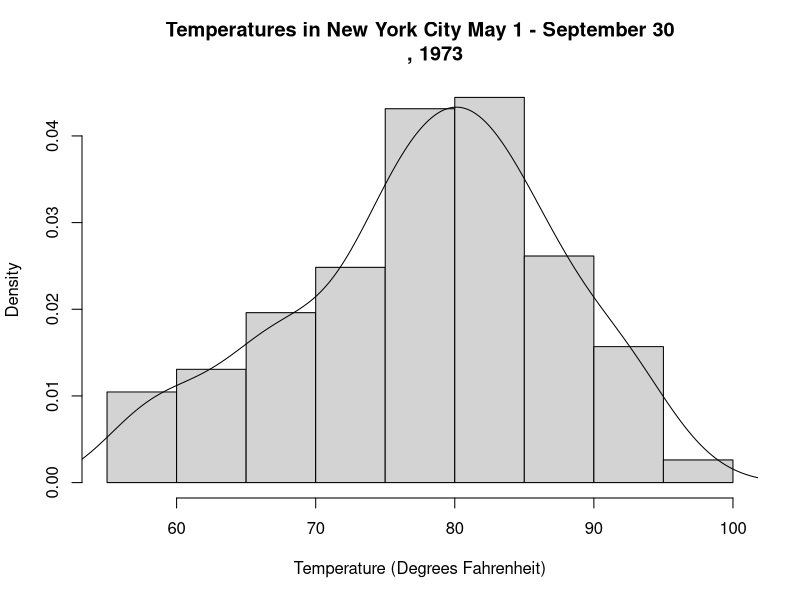

The R script that drew this image:
library(datasets)

head(airquality)

hist(airquality$Temp
     ,xlab="Temperature (Degrees Fahrenheit)"
     ,main="Temperatures in New York City May 1 - September 30
     , 1973",probability = TRUE)

lines(density(airquality$Temp))
